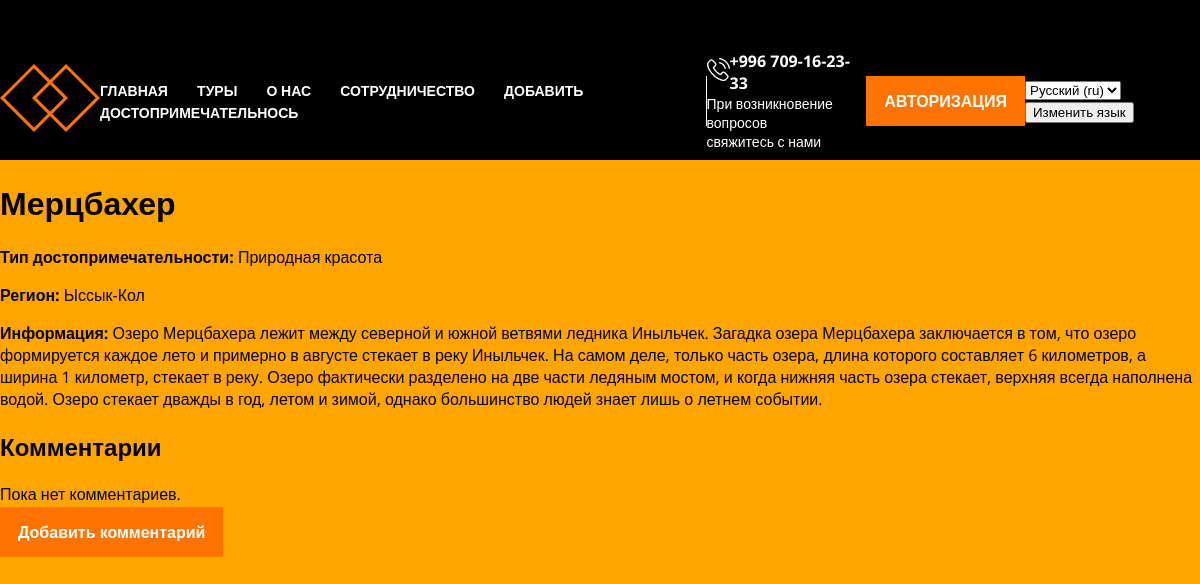
The app's page /ru/2 with its own data.
### main/models.py (models this page shows, shortened)
class Attraction(models.Model):
    attraction = models.CharField('Достопримечательность', max_length=50)
    attraction_type = models.CharField('Тип достопримечательности', max_length=50)
    region = models.CharField('Регион', max_length=50)
    information = models.TextField('Информация')
    class Meta:
        verbose_name = 'Достопримечательность'
        verbose_name_plural = 'Достопримечательности'

### main/views.py (the view)
# urls.py: path('<int:pk>',views.AttractionDetailView.as_view(), name='attraction-detail'),
class AttractionDetailView(DetailView):
    model = Attraction
    template_name = 'main/details_view.html'
    context_object_name = 'attraction'

### main/templates/main/details_view.html (shortened to what this page needs)
{% extends 'main/layout.html' %}
{% load static i18n %}
{% block content %}
    <h1>{{ attraction.attraction}}</h1>
    <p><strong>{% trans "Тип достопримечательности:" %}</strong> {{ attraction.attraction_type }}</p>
    <p><strong>{% trans "Регион:" %}</strong> {{ attraction.region }}</p>
    <p><strong>{% trans "Информация:" %}</strong> {{ attraction.information }}</p>
    <h2>{% trans "Комментарии" %}</h2>
    {% if attraction.comments.all %}
            {% for comment in attraction.comments.all %}
                    <p><strong>{% trans "Пользователь:" %}</strong> {{ comment.user }}</p>
                    <p><strong>{% trans "Тема:" %}</strong> {{ comment.subject }}</p>
                    <p><strong>{% trans "Сообщение:" %}</strong> {{ comment.message }}</p>
                    <form method="post" action="{% url 'unpublish_comment' comment.id %}">
                        {% csrf_token %}
                    <button class="btn btn-warning" type="submit">{% trans "Снять с публикации" %}</button><br><br>
                    </form>
                    {% if success_message %}
                        <div id="success-message" class="alert alert-success" role="alert">
                        {{ success_message }}
                        </div>
                    {% endif %}
            {% endfor %}
    {% else %}
        <p>{% trans "Пока нет комментариев." %}</p>
    {% endif %}
    <a class='button' href='{% url "add_comment" attraction.id %}'>{% trans "Добавить комментарий" %}</a>
{% endblock %}

### main/static/main/css/main.css (style rules this page uses)
body { background-color: orange; margin: 0; font-family: 'Open Sans', sans-serif; }
.button { background-color: #FF7400; color: #fff; text-decoration: none; padding: 14px 18px; font-weight: 700; transition: background-color 0.2s linear; }

### records on screen
Attraction: attraction "Мерцбахер", attraction_type "Природная красота", region "Ыссык-Кол", information "Озеро Мерцбахера лежит между северной и южной ветвями ледника Иныльчек. Загадка озера Мерцбахера заключается в том, что озеро формируется каждое лето и примерно в августе стекает в реку Иныльчек. На самом деле, только часть озера, длина которого составляет 6 километров, а ширина 1 километр, стекает в реку. Озеро фактически разделено на две части ледяным мостом, и когда нижняя часть озера стекает, верхняя всегда наполнена водой. Озеро стекает дважды в год, летом и зимой, однако большинство людей знает лишь о летнем событии."

### other values on screen
form field language "Русский (ru)"
